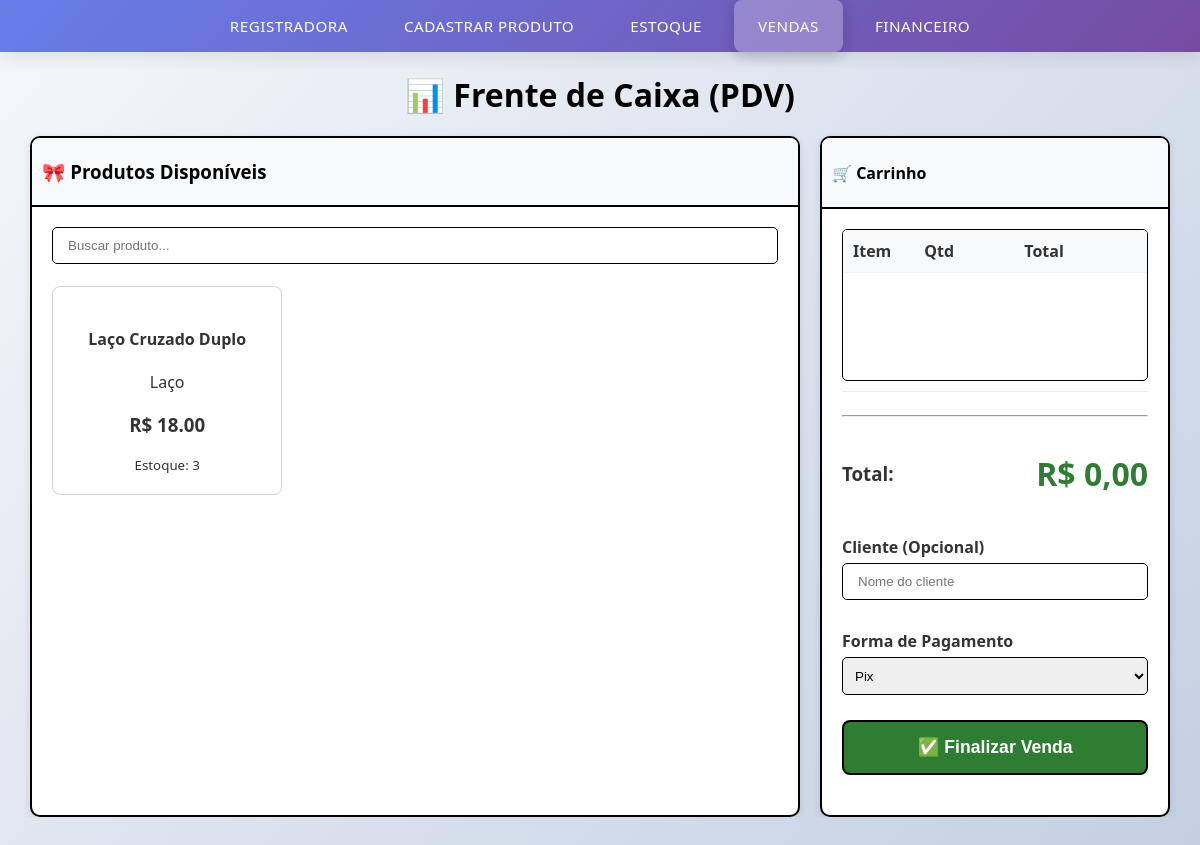
Screenshot of /templates/vendas/ with the database file from the repository.
### app/models.py (models this page shows, shortened)
class Produto(models.Model):
    CATEGORIAS = [
        ('LACO', 'Laço'),
        ('TIARA', 'Tiara'),
        ('FAIXA', 'Faixa'),
    ]
    nome = models.CharField(max_length=100)
    categoria = models.CharField(max_length=10, choices=CATEGORIAS)
    quantidade_em_estoque = models.PositiveIntegerField(default=0)
    custo_fixo_total = models.DecimalField(max_digits=10, decimal_places=2, default=0)
    valor_venda = models.DecimalField(max_digits=10, decimal_places=2, null=True, blank=True)
    lucro_por_venda = models.DecimalField(max_digits=10, decimal_places=2, default=0)
    data_cadastro = models.DateField(default=timezone.now)

### app/views.py (the view)
# urls.py: path('templates/vendas/', views.vendas, name='vendas'),
def vendas(request):
    produtos = Produto.objects.filter(quantidade_em_estoque__gt=0).order_by('nome')
    return render(request, 'vendas.html', {'produtos': produtos})

### app/templates/vendas.html (shortened to what this page needs)
{% extends "base.html" %}
{% load static %}
{% block content %}
    <div class="vendas-container">
        <h1 class="titulo">📊 Frente de Caixa (PDV)</h1>
        <div class="vendas-content">
            <div class="product-section">
                <div class="card">
                    <div class="card-header">
                        <h3 class="mb-0">🎀 Produtos Disponíveis</h3>
                    </div>
                    <div class="card-body">
                        <input type="text" id="buscaProduto" class="form-input" placeholder="Buscar produto...">
                        <div id="listaProdutos">
                            {% for produto in produtos %}
                            <div class="produto-item" data-nome="{{ produto.nome|lower }}">
                                <div class="produto-card"
                                     onclick="adicionarAoCarrinho({{ produto.id }}, '{{ produto.nome }}', '{{ produto.valor_venda|stringformat:'.2f' }}', {{ produto.quantidade_em_estoque }})">
                                    <div class="card-body text-center cursor-pointer">
                                        <h4 class="card-title font-weight-bold">{{ produto.nome }}</h4>
                                        <span class="badge badge-info">{{ produto.get_categoria_display }}</span>
                                        <h3 class="text-success mt-2">R$ {{ produto.valor_venda }}</h3>
                                        <small class="text-muted">Estoque: <span id="estoque-{{ produto.id }}">{{ produto.quantidade_em_estoque }}</span></small>
                                    </div>
                                </div>
                            </div>
                            {% empty %}
                            <div class="text-center p-4">
                                <p class="text-muted">Nenhum produto com estoque disponível.</p>
                            </div>
                            {% endfor %}
                        </div>
                    </div>
                </div>
            </div>
            <div class="cart-section">
                <div class="card">
                    <div class="card-header">
                        <h4 class="mb-0">🛒 Carrinho</h4>
                    </div>
                    <div class="card-body">
                        <div class="table-wrap">
                            <table class="table-carrinho">
                                <thead>
                                    <tr>
                                        <th>Item</th>
                                        <th width="80">Qtd</th>
                                        <th>Total</th>
                                        <th width="40"></th>
                                    </tr>
                                </thead>
                            </table>
                        </div>
                        <div class="checkout-area">
                            <hr>
                            <div class="total-display">
                                <h3>Total:</h3>
                                <h2 class="text-success font-weight-bold" id="valorTotalDisplay">R$ 0,00</h2>
                            </div>
                            <div class="form-group">
                                <label for="clienteNome">Cliente (Opcional)</label>
                                <input type="text" id="clienteNome" class="form-input" placeholder="Nome do cliente">
                            </div>
                            <div class="form-group">
                                <label for="metodoPagamento">Forma de Pagamento</label>
                                <select id="metodoPagamento" class="form-input-select">
                                    <option value="PIX">Pix</option>
                                </select>
                            </div>
                            <button class="btn-finalizar" onclick="finalizarVenda()">
                                ✅ Finalizar Venda
                            </button>
                        </div>
                    </div>
                </div>
            </div>
        </div>
    </div>
{% block scripts %}
<link rel="stylesheet" href="{% static 'css/vendas.css' %}">
{% endblock %}
{% endblock %}

### app/static/css/navbar.css (style rules this page uses)
body { font-family: 'Segoe UI', Tahoma, Geneva, Verdana, sans-serif; background: linear-gradient(135deg, #f5f7fa 0%, #c3cfe2 100%); min-height: 100vh; margin: 0; }

### app/static/css/vendas.css (style rules this page uses)
html, body { height: 100%; margin: 0; }
body { background-color: #f8f9fa; font-family: 'Segoe UI', Roboto, 'Helvetica Neue', Arial, sans-serif; color: #333; padding-bottom: 0; }
.titulo { text-align: center; margin-bottom: 20px; font-weight: 700; color: black; flex-shrink: 0; }
.vendas-container { display: flex; flex-direction: column; align-items: center; height: calc(100vh - 100px); overflow: hidden; }
.vendas-content { width: 95%; max-width: 1400px; margin: 0 auto; height: 85%; flex-grow: 1; display: flex; gap: 20px; align-items: stretch; }
.product-section, .cart-section { height: 100%; display: flex; flex-direction: column; }
.product-section { flex: 7; min-width: 0; }
.cart-section { flex: 3; min-width: 350px; }
.card { border: 2px solid black; background: white; border-radius: 10px; box-shadow: 0 2px 8px rgba(0,0,0,0.1); overflow: hidden; flex-grow: 1; display: flex; flex-direction: column; min-height: 85%; max-height: 100%; }
.card-header { padding: 2px 10px; background-color: #f8f9fa; border-bottom: 2px solid black; color: black; flex-shrink: 0; }
.card-body { padding: 20px; flex-grow: 1; display: flex; flex-direction: column; overflow: auto; }
.form-input { border-radius: 5px; padding: 10px 15px; border: 1px solid black; width: 100%; margin-bottom: 15px; box-sizing: border-box; flex-shrink: 0; }
#listaProdutos { flex-grow: 1; overflow-y: auto; padding-right: 5px; margin-top: 5px; padding-bottom: 15px; display: grid; grid-template-columns: repeat(auto-fill, minmax(180px, 1fr)); gap: 15px; }
.produto-card { border: 1px solid #ced4da; border-radius: 8px; transition: all 0.2s ease; cursor: pointer; text-align: center; display: flex; flex-direction: column; justify-content: space-between; margin-top: 2px; }
.table-wrap { min-height: 150px; flex-grow: 1; overflow-y: auto; border: 1px solid black; border-radius: 5px; margin-bottom: 10px; }
.table-carrinho { width: 100%; border-collapse: collapse; }
.table-carrinho th, .table-carrinho td { padding: 10px; border-bottom: 1px solid #f1f3f5; vertical-align: middle; text-align: left; }
.table-carrinho th { background: #f8f9fa; font-weight: 600; position: sticky; top: 0; z-index: 10; }
.checkout-area { flex-shrink: 0; padding: 15px 0 20px 0; border-top: 1px solid #e9ecef; }
.total-display { display: flex; justify-content: space-between; align-items: center; margin-bottom: 15px; }
.total-display h2 { font-size: 2rem; color: #2e7d32; font-weight: bold; }
.form-group { margin-bottom: 15px; }
.form-group label { display: block; margin-bottom: 5px; font-weight: 600; }
.form-input-select { width: 100%; padding: 8px; border-radius: 5px; border: 1px solid black; box-sizing: border-box; height: 38px; }
.btn-finalizar { width: 100%; padding: 15px; font-weight: 700; font-size: 1.1rem; background: #2e7d32; color: white; border: 2px solid black; border-radius: 8px; cursor: pointer; transition: background 0.2s, transform 0.2s; margin-top: 10px; }

### rows the page displays
Produto: nome "Laço Cruzado Duplo", categoria "Laço", valor_venda "18.00", quantidade_em_estoque "3"
